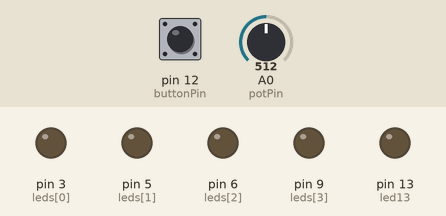
Simulated run of this sketch. Board: Arduino Uno, built with avr-gcc and run on an emulated ATmega328P. Parts: output pins drawn as LEDs (lit = HIGH). Dashed ring = blinking. The test bench sets the inputs (shaded band); at power-on: pin 12 (buttonPin) LOW, A0 (potPin) = 512. Random numbers use the default seed unless the sketch sets one.

Above: at 1.2 s.
1.3 s: pin 12 (buttonPin) pulled HIGH for 0.15 s
At 3.0 s:
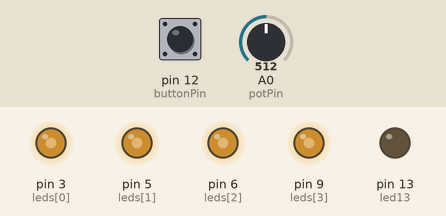
3.3 s: A0 (potPin) set to 306
At 4.2 s:
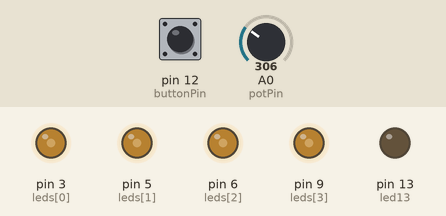
4.8 s: A0 (potPin) set to 122
At 5.3 s:
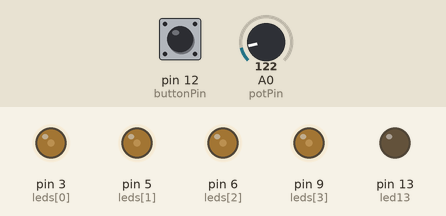
6.3 s: pin 12 (buttonPin) pulled HIGH for 1 s
At 6.74 s:
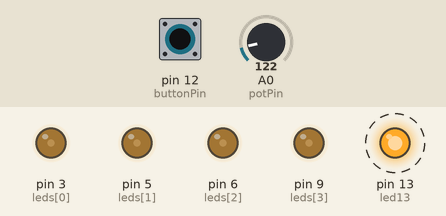
9.3 s: A0 (potPin) set to 310
12.3 s: A0 (potPin) set to 716
Timing chart, 0 to 16.3 s (numbered marks = the images above; inputs shaded):
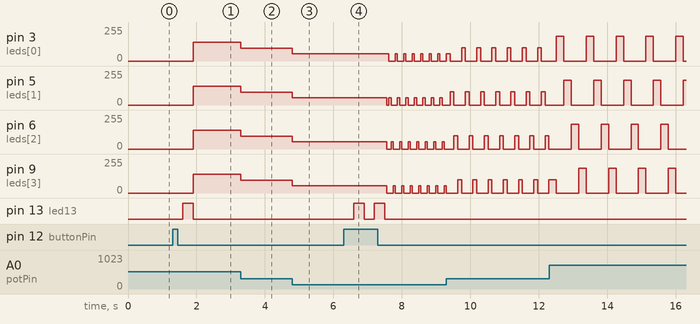

The sketch:

lonxon-m_.ino
```cpp
/* ===== PIN CONFIG ===== */
int leds[4] = {3, 5, 6, 9};
int buttonPin = 12;     // 3.3V + pull-down
int potPin = A0;        // 5V potentiometer
int led13 = LED_BUILTIN;

/* ===== STATE ===== */
int mode = 0;
int lastButtonState = LOW;
bool blinking13 = false;

/* ===== LED13 BLINK ===== */
int blinkTarget = 0;
int blinkDone = 0;
bool led13State = LOW;

/* ===== ANALOG ===== */
int brightness = 0;
int speedDelay = 0;

/* ===== EFFECT ===== */
int stepIndex = 0;
int direction = 1;
int fadeValue = 0;
bool fadeUp = true;

unsigned long prevTime = 0;

void allOff() {
  for (int i = 0; i < 4; i++) analogWrite(leds[i], 0);
}

void setup() {
  for (int i = 0; i < 4; i++) pinMode(leds[i], OUTPUT);
  pinMode(led13, OUTPUT);
  pinMode(buttonPin, INPUT); // 3.3V + pull-down
}

/* ================= LOOP ================= */
void loop() {

  /* ---- BUTTON: CHANGE MODE ---- */
  int buttonState = digitalRead(buttonPin);
  if (lastButtonState == LOW && buttonState == HIGH && !blinking13) {
    mode++;
    if (mode > 7) mode = 0;

    blinkTarget = mode;
    blinkDone = 0;
    led13State = LOW;
    blinking13 = true;
    prevTime = millis();

    stepIndex = 0;
    direction = 1;
    fadeValue = 0;
    fadeUp = true;

    delay(200);
  }
  lastButtonState = buttonState;

  /* ---- ANALOG READ ---- */
  int potValue = analogRead(potPin);
  brightness = map(potValue, 0, 1023, 30, 255);
  speedDelay = map(potValue, 0, 1023, 30, 300);

  unsigned long now = millis();

  /* ---- LED13 BLINK ---- */
  if (blinking13) {
    if (now - prevTime >= 300) {
      prevTime = now;
      led13State = !led13State;
      digitalWrite(led13, led13State);

      if (led13State == LOW) {
        blinkDone++;
        if (blinkDone >= blinkTarget) {
          digitalWrite(led13, LOW);
          blinking13 = false;
          prevTime = now;
        }
      }
    }
    return;
  }

  /* ========== MODES ========== */

  // MODE 0: OFF
  if (mode == 0) {
    allOff();
  }

  // MODE 1: ALL ON
  else if (mode == 1) {
    for (int i = 0; i < 4; i++)
      analogWrite(leds[i], brightness);
  }

  // MODE 2: CHASE
  else if (mode == 2 && now - prevTime >= speedDelay) {
    prevTime = now;
    allOff();
    analogWrite(leds[stepIndex], brightness);
    stepIndex = (stepIndex + 1) % 4;
  }

  // MODE 3: FADE ALL
  else if (mode == 3 && now - prevTime >= 20) {
    prevTime = now;
    for (int i = 0; i < 4; i++)
      analogWrite(leds[i], fadeValue);

    fadeValue += fadeUp ? 5 : -5;
    if (fadeValue >= 255) fadeUp = false;
    if (fadeValue <= 0) fadeUp = true;
  }

  // MODE 4: BLINK ROUND → FADE
  else if (mode == 4) {
    if (stepIndex < 4 && now - prevTime >= 200) {
      prevTime = now;
      allOff();
      analogWrite(leds[stepIndex], 255);
      stepIndex++;
    } else {
      for (int i = 0; i < 4; i++)
        analogWrite(leds[i], fadeValue);

      fadeValue += fadeUp ? 4 : -4;
      if (fadeValue >= 255) fadeUp = false;
      if (fadeValue <= 0) fadeUp = true;
    }
  }

  // MODE 5: WAVE FADE
  else if (mode == 5 && now - prevTime >= 40) {
    prevTime = now;
    for (int i = 0; i < 4; i++) {
      int v = fadeValue - i * 60;
      if (v < 0) v = 0;
      analogWrite(leds[i], v);
    }
    fadeValue += fadeUp ? 10 : -10;
    if (fadeValue >= 255) fadeUp = false;
    if (fadeValue <= 0) fadeUp = true;
  }

  // MODE 6: PING-PONG CHASE
  else if (mode == 6 && now - prevTime >= speedDelay) {
    prevTime = now;
    allOff();
    analogWrite(leds[stepIndex], brightness);
    stepIndex += direction;

    if (stepIndex == 3 || stepIndex == 0)
      direction = -direction;
  }

  // MODE 7: RANDOM BLINK
  else if (mode == 7 && now - prevTime >= speedDelay) {
    prevTime = now;
    allOff();
    int r = random(0, 4);
    analogWrite(leds[r], brightness);
  }
}
```

Measured:
- after the input at 1.3 s, pin 3 (leds[0]), pin 5 (leds[1]), pin 6 (leds[2]), pin 9 (leds[3]): 0/255 → 142/255 after 0.60 s; pin 13 (led13): LOW → HIGH after 0.30 s, → LOW 0.30 s later
- after the input at 3.3 s, pin 3 (leds[0]), pin 5 (leds[1]), pin 6 (leds[2]), pin 9 (leds[3]): 142/255 → 97/255 at once
- after the input at 4.8 s, pin 3 (leds[0]), pin 5 (leds[1]), pin 6 (leds[2]), pin 9 (leds[3]): 97/255 → 56/255 at once
- after the input at 6.3 s, pin 3 (leds[0]): alternates 56/255 for 0.06 s and 0/255 for 0.19 s, starting after 1.3 s; pin 5 (leds[1]): 56/255 → 0/255 after 1.3 s, then repeats every 0.25 s: 56/255 0.06 s, 0/255 0.19 s
